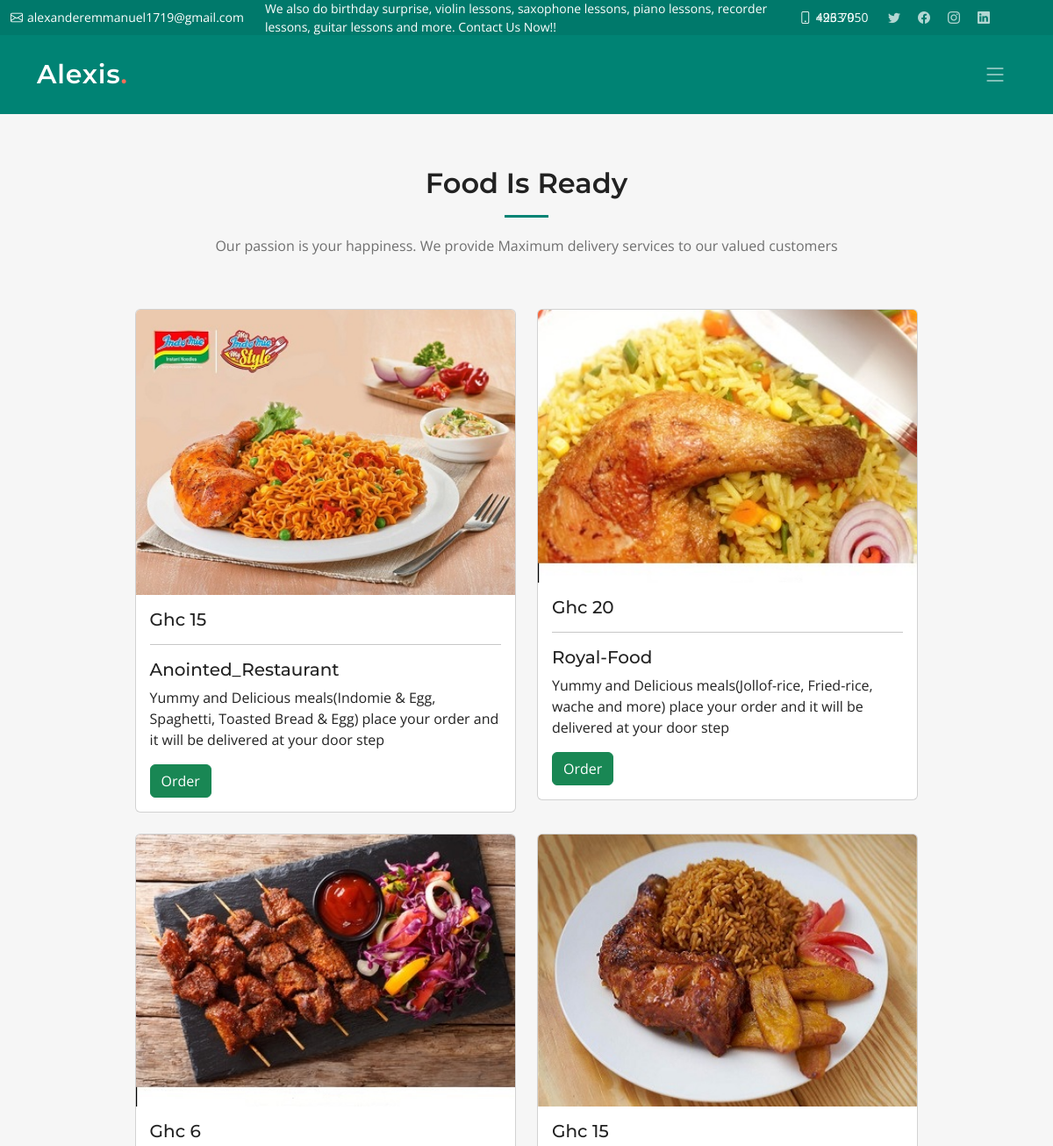
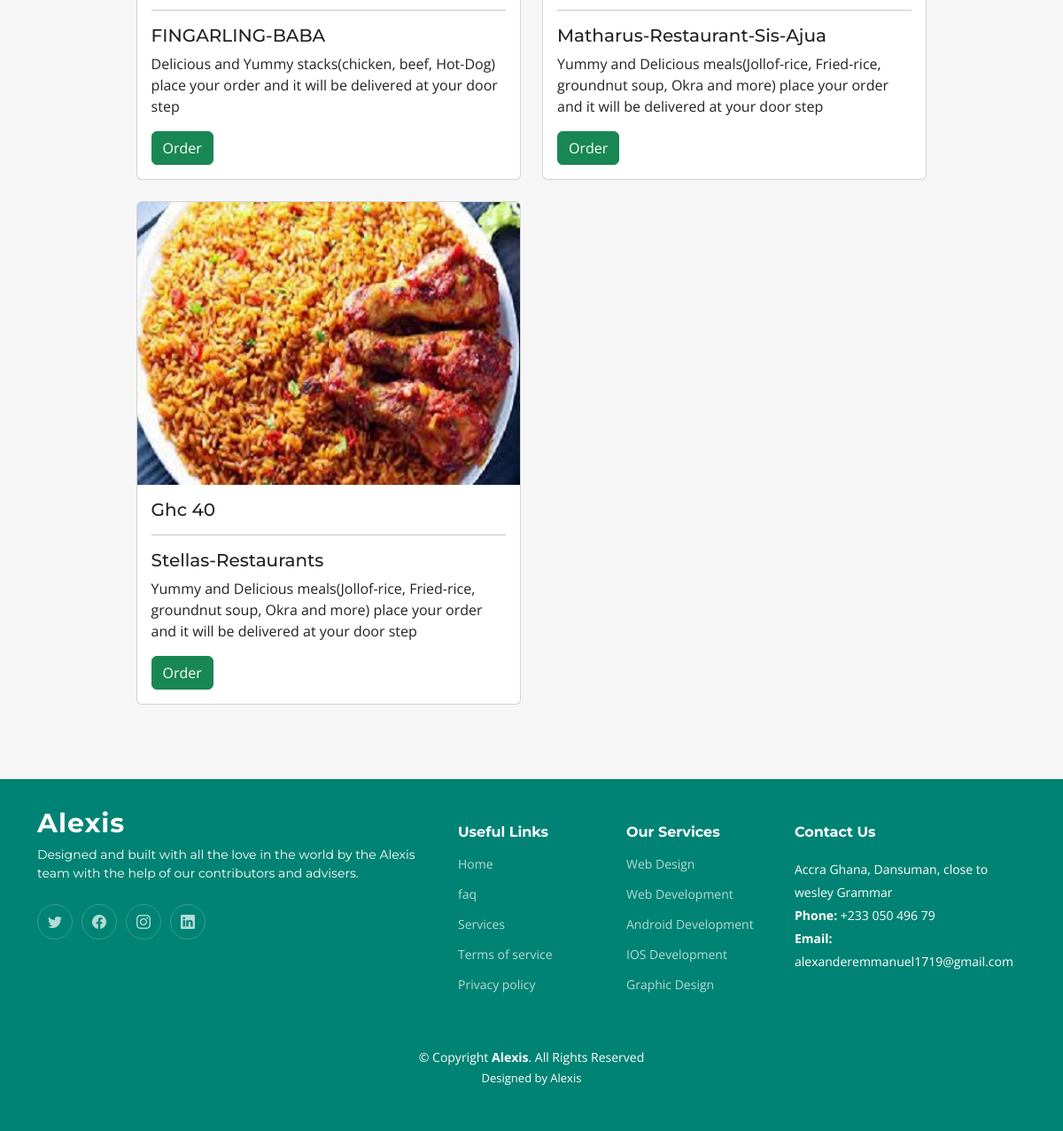
Page /service/Methodist-University-Canteen on the earlier database version (2 pictures, top to bottom).
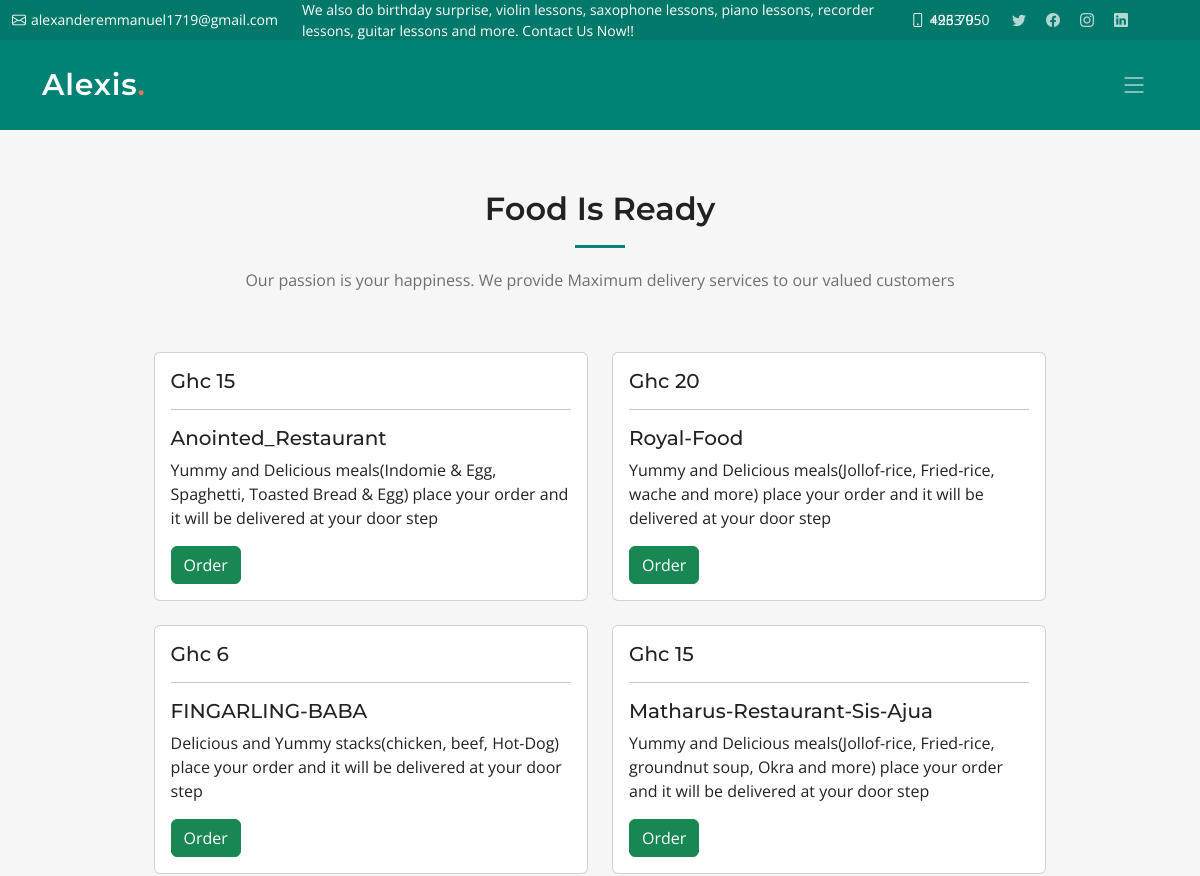
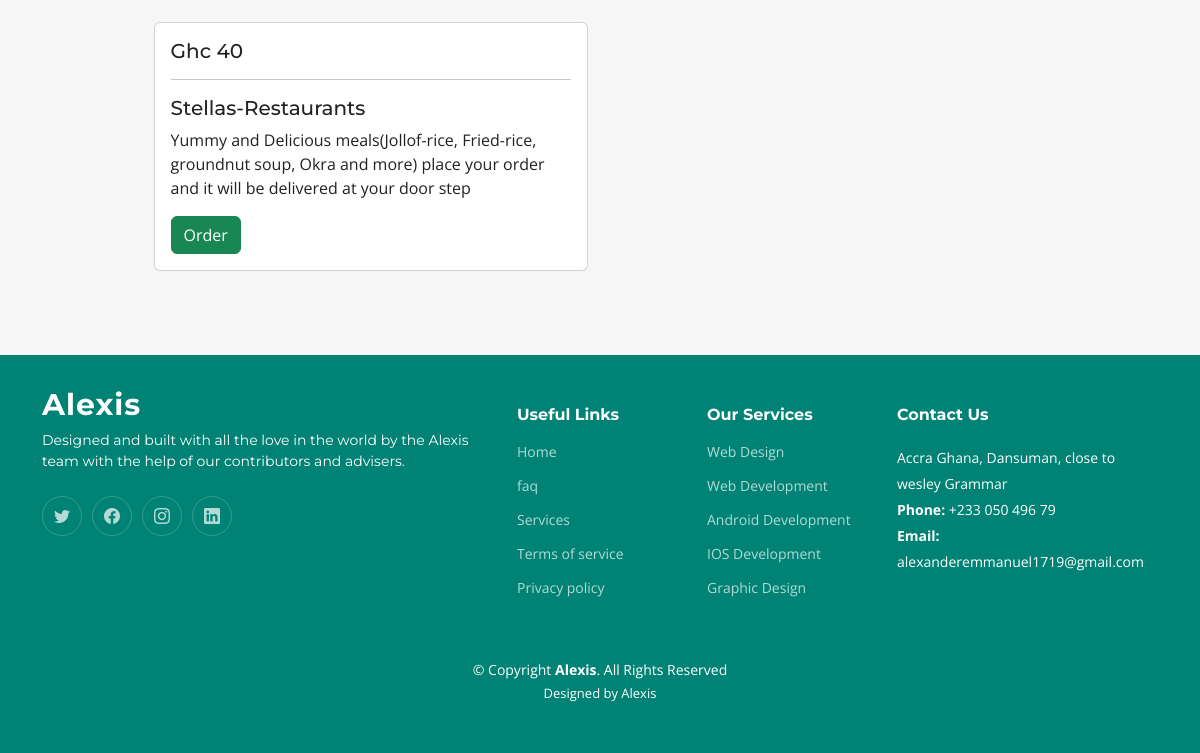
Same page on the later database version (2 pictures, top to bottom).
### services/models.py (models this page shows, shortened)
class Shop(models.Model):
    name = models.CharField(max_length=70)
    price = models.CharField(max_length=70)
    slug = models.SlugField(max_length=255, unique=True)
    description = models.TextField()
    is_active = models.BooleanField(default=True, blank=True)
    image = models.ImageField(upload_to="shops/images", blank=True, null=True)
    services = models.ForeignKey(
        Services, on_delete=models.CASCADE
    )
    created_at = models.DateTimeField(auto_now_add=True, )
    updated_at = models.DateTimeField(auto_now=True)

### services/views.py (the view)
# urls.py: path('<slug:services_slug>', views.store, name="shop_by_services"),
def store(request, services_slug=None):
    staffDetails = SupportStaffDetails.objects.all()[0]
    services = None
    shops = None
    if services_slug != None:
        services = get_object_or_404(Services, slug=services_slug)
        shops = Shop.objects.filter(services=services, is_active=True)
        shop_count = shops.count()
    else:
        shops = Shop.objects.all().filter(is_active=True)
        shop_count = shops.count()
    context = {
        'shops': shops,
        'shop_count': shop_count,
        'staffDetails': staffDetails
    }
    return render(request, 'stores.html', {"context": context})

### templates/stores.html (shortened to what this page needs)
{% load static %} {% include 'base.html' %}
{% block body %}
<section id="store" class="recent-posts sections-bg">
	<div class="container" data-aos="fade-up">
	  <div class="section-header">
		<h2> Food Is Ready </h2>
		{% if context.shops %}
		<p>Our passion is your happiness. We provide Maximum delivery services to our valued customers</p>
		{% else %}
		<p>Empty shops. Shops at this location have not been registered with us!</p>
		{% endif %}
	  </div>
        <div class="bmi">
	    <div class="row">
            {% if context.shops %}
					{% for shop in context.shops %}
					<div class="col-lg-6 mb-4">
					{% if shop.is_active %}
					<div class="card">
						<img class="card-img-top" src="{{shop.image.url}}" alt="">
						<div class="card-body">
							<h5 class="card-title">Ghc {{shop.price}} <br>
							<hr>
							{{shop.name}}
							</h5>
							<p class="card-text">
							{{shop.description}}
							</p>
							<a href="delivery/{{shop.services.serviceName }}/{{shop.name}}" class="btn btn-success text-white">
								Order
							</a>
						</div>
					</div>
				</div>
				{% endif%}
				{% endfor %}
		{% else %}
		<div class="col-lg-12 order-1 order-lg-2">
			<img src="{% static 'assets/img/empty_cart.png' %}" class="img-fluid rounded-5" alt="" data-aos="zoom-out" data-aos-delay="100">
		  </div>
		{% endif %}
	</div>
</div>
</div>
</section>
{% endblock %}
    {% include 'footer.html' %}

Differences in the rows shown:
changed Shop "Anointed_Restaurant": image: picture removed
changed Shop "Royal-Food": image: picture removed
changed Shop "FINGARLING-BABA": image: picture removed
changed Shop "Matharus-Restaurant-Sis-Ajua": image: picture removed
changed Shop "Stellas-Restaurants": image: picture removed
